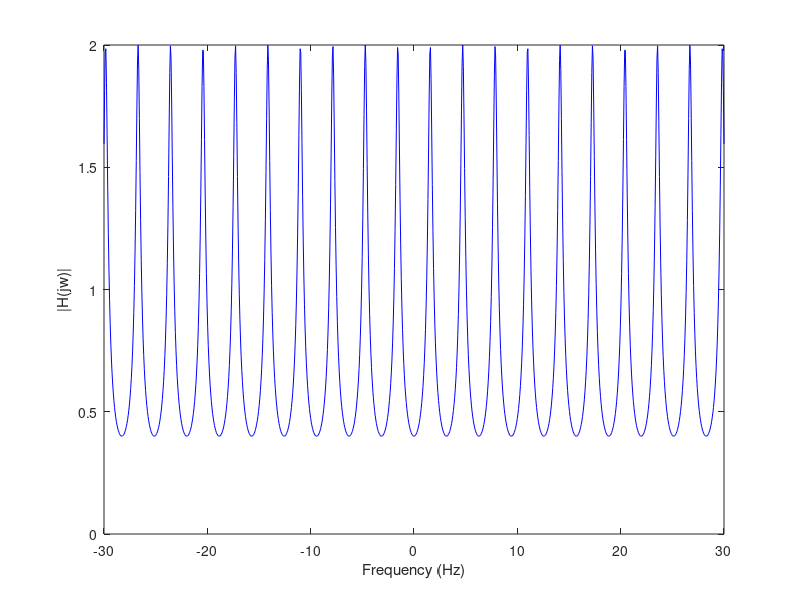
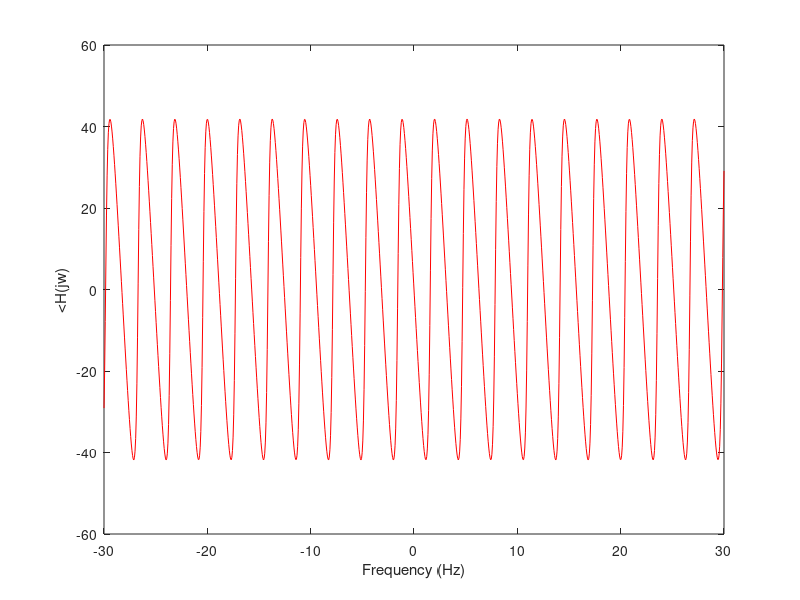

The MATLAB source for these figures, in order:
% HW 11 Question 1c:
clear
close all
clc

om = linspace(-30, 30, 1000);
H = (1 ./ ((exp(1j*om)).^2 + 1.5));

figure(1);
plot(om, abs(H), 'b');
xlabel('Frequency (Hz)');
ylabel('|H(jw)|');

figure(2);
plot(om, (180/pi)*angle(H), 'r');
xlabel('Frequency (Hz)');
ylabel('<H(jw)');
